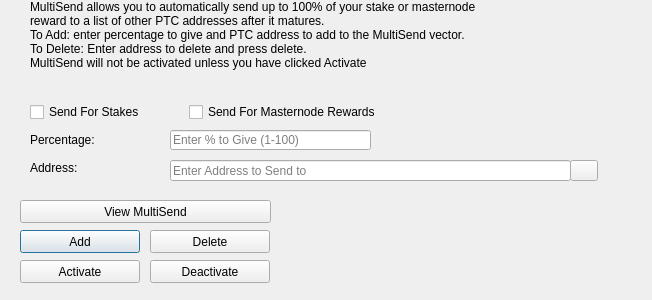
<?xml version="1.0" encoding="UTF-8"?>
<ui version="4.0">
 <class>MultiSendDialog</class>
 <widget class="QDialog" name="MultiSendDialog">
  <property name="windowModality">
   <enum>Qt::NonModal</enum>
  </property>
  <property name="geometry">
   <rect>
    <x>0</x>
    <y>0</y>
    <width>652</width>
    <height>300</height>
   </rect>
  </property>
  <property name="windowTitle">
   <string>MultiSend</string>
  </property>
  <widget class="QLineEdit" name="multiSendPercentEdit">
   <property name="geometry">
    <rect>
     <x>170</x>
     <y>130</y>
     <width>201</width>
     <height>20</height>
    </rect>
   </property>
   <property name="toolTip">
    <string>Enter whole numbers 1 - 100</string>
   </property>
   <property name="placeholderText">
    <string>Enter % to Give (1-100)</string>
   </property>
  </widget>
  <widget class="QLineEdit" name="multiSendAddressEdit">
   <property name="geometry">
    <rect>
     <x>170</x>
     <y>160</y>
     <width>401</width>
     <height>21</height>
    </rect>
   </property>
   <property name="toolTip">
    <string/>
   </property>
   <property name="placeholderText">
    <string>Enter Address to Send to</string>
   </property>
  </widget>
  <widget class="QLabel" name="label_2">
   <property name="geometry">
    <rect>
     <x>30</x>
     <y>0</y>
     <width>451</width>
     <height>121</height>
    </rect>
   </property>
   <property name="lineWidth">
    <number>1</number>
   </property>
   <property name="text">
    <string>MultiSend allows you to automatically send up to 100% of your stake or masternode reward to a list of other PTC addresses after it matures.
To Add: enter percentage to give and PTC address to add to the MultiSend vector.
To Delete: Enter address to delete and press delete.
MultiSend will not be activated unless you have clicked Activate</string>
   </property>
   <property name="alignment">
    <set>Qt::AlignLeading|Qt::AlignLeft|Qt::AlignTop</set>
   </property>
   <property name="wordWrap">
    <bool>true</bool>
   </property>
  </widget>
  <widget class="QLabel" name="message">
   <property name="geometry">
    <rect>
     <x>290</x>
     <y>200</y>
     <width>351</width>
     <height>91</height>
    </rect>
   </property>
   <property name="text">
    <string/>
   </property>
  </widget>
  <widget class="QPushButton" name="addButton">
   <property name="geometry">
    <rect>
     <x>20</x>
     <y>230</y>
     <width>120</width>
     <height>23</height>
    </rect>
   </property>
   <property name="toolTip">
    <string/>
   </property>
   <property name="statusTip">
    <string>Add to MultiSend Vector</string>
   </property>
   <property name="text">
    <string>Add</string>
   </property>
  </widget>
  <widget class="QPushButton" name="disableButton">
   <property name="geometry">
    <rect>
     <x>150</x>
     <y>260</y>
     <width>120</width>
     <height>23</height>
    </rect>
   </property>
   <property name="statusTip">
    <string>Deactivate MultiSend</string>
   </property>
   <property name="text">
    <string>Deactivate</string>
   </property>
  </widget>
  <widget class="QPushButton" name="addressBookButton">
   <property name="geometry">
    <rect>
     <x>570</x>
     <y>160</y>
     <width>28</width>
     <height>21</height>
    </rect>
   </property>
   <property name="toolTip">
    <string>Choose an address from the address book</string>
   </property>
   <property name="text">
    <string/>
   </property>
   <property name="icon">
    <iconset resource="../purpleturtle.qrc">
     <normaloff>:/icons/address-book</normaloff>:/icons/address-book</iconset>
   </property>
   <property name="shortcut">
    <string>Alt+A</string>
   </property>
   <property name="autoDefault">
    <bool>false</bool>
   </property>
  </widget>
  <widget class="QLabel" name="label">
   <property name="geometry">
    <rect>
     <x>30</x>
     <y>130</y>
     <width>121</width>
     <height>20</height>
    </rect>
   </property>
   <property name="toolTip">
    <string>Percentage of stake to send</string>
   </property>
   <property name="text">
    <string>Percentage:</string>
   </property>
  </widget>
  <widget class="QLabel" name="label_5">
   <property name="geometry">
    <rect>
     <x>30</x>
     <y>160</y>
     <width>111</width>
     <height>16</height>
    </rect>
   </property>
   <property name="toolTip">
    <string>Address to send portion of stake to</string>
   </property>
   <property name="text">
    <string>Address:</string>
   </property>
  </widget>
  <widget class="QPushButton" name="deleteButton">
   <property name="geometry">
    <rect>
     <x>150</x>
     <y>230</y>
     <width>120</width>
     <height>23</height>
    </rect>
   </property>
   <property name="toolTip">
    <string/>
   </property>
   <property name="statusTip">
    <string>Delete Address From MultiSend Vector</string>
   </property>
   <property name="text">
    <string>Delete</string>
   </property>
  </widget>
  <widget class="QPushButton" name="activateButton">
   <property name="geometry">
    <rect>
     <x>20</x>
     <y>260</y>
     <width>120</width>
     <height>23</height>
    </rect>
   </property>
   <property name="statusTip">
    <string>Activate MultiSend</string>
   </property>
   <property name="text">
    <string>Activate</string>
   </property>
  </widget>
  <widget class="QPushButton" name="viewButton">
   <property name="geometry">
    <rect>
     <x>20</x>
     <y>200</y>
     <width>251</width>
     <height>23</height>
    </rect>
   </property>
   <property name="toolTip">
    <string/>
   </property>
   <property name="statusTip">
    <string>View MultiSend Vector</string>
   </property>
   <property name="text">
    <string>View MultiSend</string>
   </property>
  </widget>
  <widget class="QWidget" name="horizontalLayoutWidget">
   <property name="geometry">
    <rect>
     <x>30</x>
     <y>100</y>
     <width>351</width>
     <height>24</height>
    </rect>
   </property>
   <layout class="QHBoxLayout" name="horizontalLayout">
    <item>
     <widget class="QCheckBox" name="multiSendStakeCheckBox">
      <property name="text">
       <string>Send For Stakes</string>
      </property>
     </widget>
    </item>
    <item>
     <widget class="QCheckBox" name="multiSendMasternodeCheckBox">
      <property name="text">
       <string>Send For Masternode Rewards</string>
      </property>
     </widget>
    </item>
   </layout>
  </widget>
 </widget>
 <resources>
  <include location="../purpleturtle.qrc"/>
 </resources>
 <connections/>
</ui>
